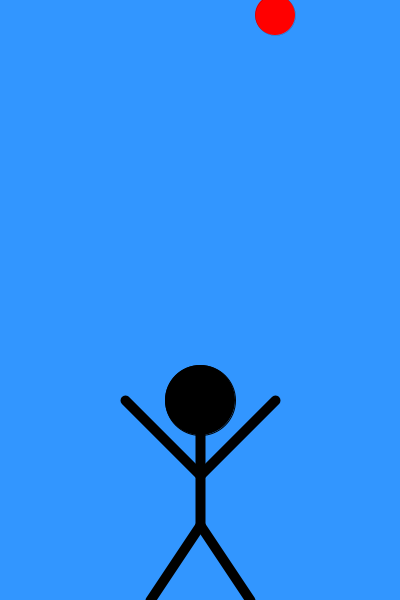
Frame 1 (no input)
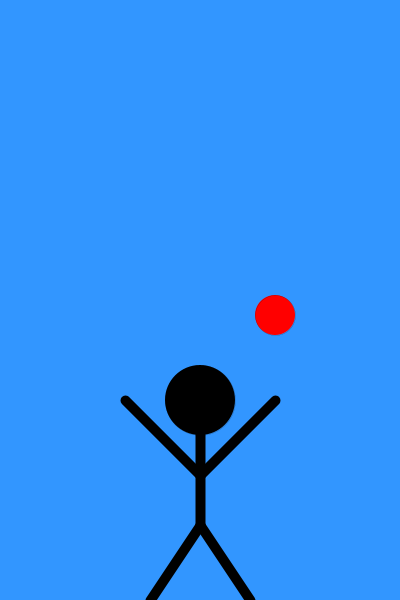
Frame 60 (the mouse pressed at the canvas centre just before this capture)
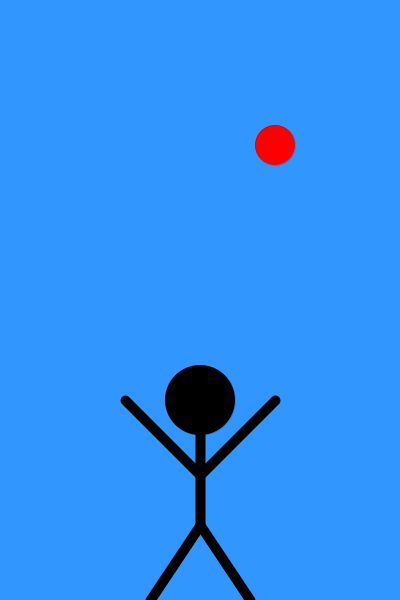
Frame 120 (the mouse held since frame 60 and released just before this capture)

The Processing sketch that drew these frames (run headless with seeded random() and noise(); from frame 60 on, the mouse is pressed at the canvas centre):

// Processing sketch: processing_62363
// ── processing_62363.pde

float ballY;
float radius;
float ySpeed; 

void setup()
{ 
  size(400, 600);
  background(50, 150, 255);
  smooth();
  frameRate(75); 

  ballY = 0;
  radius = 20;
  ySpeed = 5;
}
void draw()
{
  background(50, 150, 255);
  fill(0, 0, 0); 
  ellipse(width/2, 400, 70, 70); 
  strokeWeight(10); 
  line(width/2, 400, width/2, 525);  
  line(width/2, 525, 150, 600); 
  line(width/2, 525, 250, 600); 
  line(width/2, 475, 275, 400); 
  line(width/2, 475, 125, 400);
  if (ballY>= 400-radius)
  {
    ballY = 400-radius; 
    ySpeed = ySpeed*-1;
  } 
  if (ballY<= radius)
  { 
    ballY = radius;
    ySpeed = ySpeed*(-1);
  }
  ballY = ballY + ySpeed; 
  strokeWeight(0); 
  fill(255, 0, 0); 
  ellipse(275, ballY, radius*2, radius*2);
}
